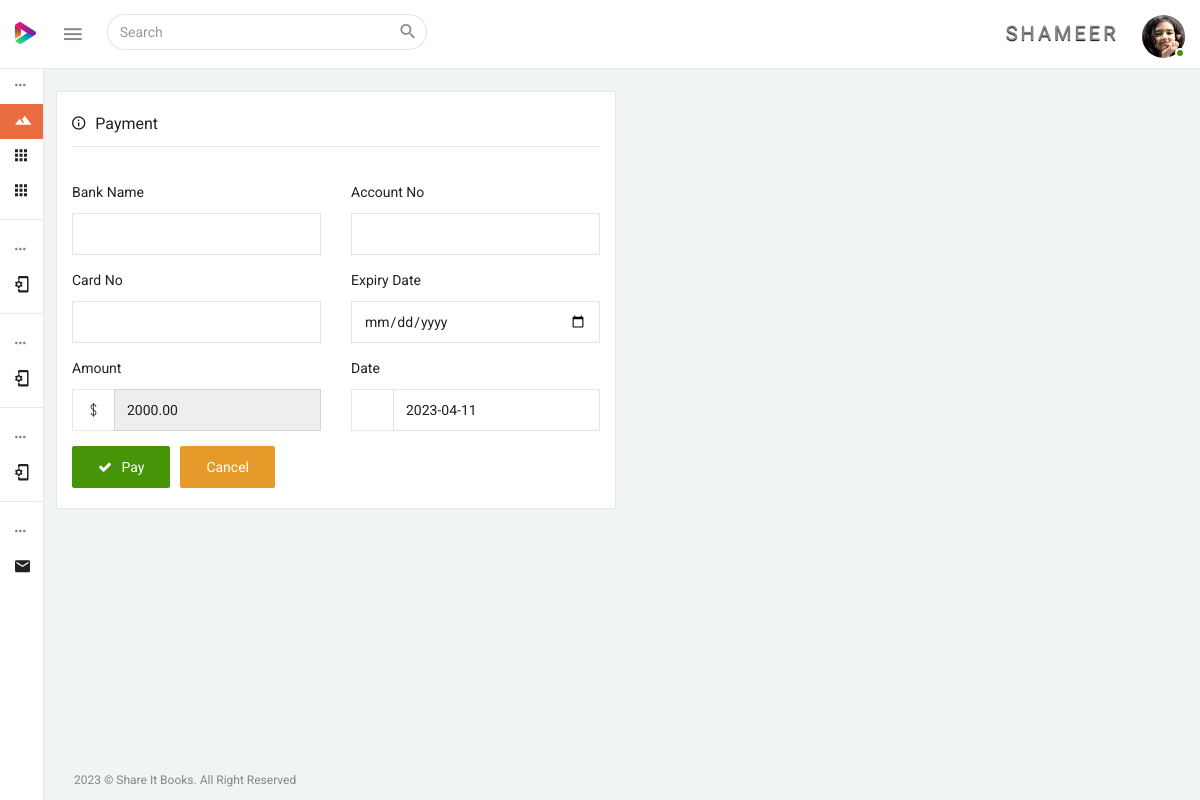
/user/search_books_view_payment.php?id=15 (signed in), run on the app's committed database.
### tables this page shows
CREATE TABLE IF NOT EXISTS `users` (
  `id` bigint(21) NOT NULL AUTO_INCREMENT,
  `user_id` varchar(255) DEFAULT NULL,
  `user_type` varchar(255) NOT NULL,
  `fname` varchar(255) DEFAULT NULL,
  `lname` varchar(255) DEFAULT NULL,
  `phone` varchar(15) DEFAULT NULL,
  `semail` text,
  `password` text,
  `status` tinyint(1) DEFAULT '1',
  `photo` text,
  `addrs` text NOT NULL,
  `age` varchar(200) NOT NULL,
  `sex` varchar(200) NOT NULL,
  `dprtmnt` varchar(200) NOT NULL,
  `semester` varchar(200) NOT NULL,
  PRIMARY KEY (`id`)
);

CREATE TABLE IF NOT EXISTS `books` (
  `id` bigint(21) NOT NULL AUTO_INCREMENT,
  `user_id` varchar(255) DEFAULT NULL,
  `product_name` varchar(255) DEFAULT NULL,
  `product_sub` varchar(255) DEFAULT NULL,
  `category` varchar(255) DEFAULT NULL,
  `qty` decimal(13,2) DEFAULT NULL,
  `price` decimal(13,2) DEFAULT NULL,
  `discount` decimal(13,2) DEFAULT NULL,
  `description` text,
  `photo_1` text NOT NULL,
  `photo_2` text NOT NULL,
  `pblsh` text NOT NULL,
  `pyr` text NOT NULL,
  `sname` varchar(200) NOT NULL,
  `cntno` varchar(200) NOT NULL,
  `email` varchar(200) NOT NULL,
  `addrs` text NOT NULL,
  `dprmnt` varchar(200) NOT NULL,
  `semester` varchar(200) NOT NULL,
  `date` date NOT NULL,
  PRIMARY KEY (`id`)
);

### user/search_books_view_payment.php (the view, shortened to what this page needs)
<?php
	include('../connect/db.php');
	$id=$_GET['id'];
	$result = $db->prepare("select * from books where id='$id'");
	$result->execute();
	for($i=0; $rows = $result->fetch(); $i++)
	{
		$price=$rows['price'];
	}
?>
 <!DOCTYPE html>
 <html lang="en">
 <head>
 	<?php include("include\css.php"); ?>
 </head>
 <body>
 	<div class="wrapper theme-1-active pimary-color-red">
 		<?php include("include\menu.php"); ?>
 		<?php include("include\leftmenu.php"); ?>
 		<div class="page-wrapper">
 			<div class="container-fluid pt-25">
 				<div class="row">
 					<div class="col-sm-6">
 						<div class="panel panel-default card-view">
 							<div class="panel-wrapper collapse in">
 								<div class="panel-body">
 									<div class="form-wrap">
 										<form action="actions/booking_prdt.php" method="get" enctype="multipart/form-data" autocomplete="off">
 											<h6 class="txt-dark capitalize-font"><i class="zmdi zmdi-info-outline mr-10"></i>Payment</h6>
 											<hr class="light-grey-hr" />
 											<div class="row">
 												<div class="col-md-6">
 													<div class="form-group">
 														<label class="control-label mb-10">Bank Name</label>
 														<input type="text" name="product_name" class="form-control" required pattern="[a-zA-Z1 _]{3,50}">
 													</div>
 												</div>
 												<div class="col-md-6">
 													<div class="form-group">
 														<label class="control-label mb-10">Account No</label>
 														<input type="text" name="product_sub" class="form-control"  maxlength="20" minlength="10" >
 													</div>
 												</div>
												<div class="col-md-6">
 													<div class="form-group">
 														<label class="control-label mb-10">Card No</label>
 														<input type="text" name="product_sub" class="form-control" maxlength="6" minlength="6" >
 													</div>
 												</div>
												<div class="col-md-6">
 													<div class="form-group">
 														<label class="control-label mb-10">Expiry Date</label>
 														<input type="date" name="product_sub" class="form-control" required min="<?php echo date("Y-m-d");?>">
 													</div>
 												</div>
 											</div>
 											<div class="row">
 												<div class="col-md-6">
 													<div class="form-group">
 														<label class="control-label mb-10">Amount</label>
 														<div class="input-group">
 															<div class="input-group-addon"><i class="ti-money"></i></div>
 															<input type="number" class="form-control" name="price" readonly value="<?php echo $price;?>">
 														</div>
 													</div>
 												</div>
 												<div class="col-md-6">
 													<div class="form-group">
 														<label class="control-label mb-10">Date</label>
 														<div class="input-group">
 															<div class="input-group-addon"><i class="ti-date"></i></div>
 															<input type="text" class="form-control" name="discount" value="<?php echo date("Y-m-d");?>">
 														</div>
 													</div>
 												</div>
 											</div>
 											<div class="form-actions">
 												<button class="btn btn-success btn-icon left-icon mr-10 pull-left"> <i class="fa fa-check"></i> <span>Pay</span></button>
 												<button type="button" class="btn btn-warning pull-left">Cancel</button>
 											</div>
 										</form>
 									</div>
 								</div>
 							</div>
 						</div>
 					</div>
 				</div>
 			</div>
 			<footer class="footer container-fluid pl-30 pr-30">
 				<div class="row">
 					<div class="col-sm-12">
 						<p>2023 &copy; Share It Books. All Right Reserved</p>
 					</div>
 				</div>
 			</footer>
 		</div>
 	</div>
 </body>
 </html>

### user/include/menu.php (shortened to what this page needs)
<?php
	$user_id=$_SESSION['SESS_CUSTOMER_ID'];
	$qry_user = $db->prepare("SELECT * FROM users WHERE user_id = '$user_id'");
	$qry_user->execute();
	$rows_user = $qry_user->fetch();
	$fname = $rows_user['fname'];
	$photo = $rows_user['photo'];
	?>
<nav class="navbar navbar-inverse navbar-fixed-top">
    <div class="mobile-only-brand pull-left">
        <div class="nav-header pull-left">
            <div class="logo-wrap">
                <a href="index.php">
                    <img class="brand-img" src="../admin/dist/img/logo.png" alt="brand"/>
                </a>
            </div>
        </div>
        <a id="toggle_nav_btn" class="toggle-left-nav-btn inline-block ml-20 pull-left" href="javascript:void(0);"><i class="zmdi zmdi-menu"></i></a>
        <form id="search_form" role="search" class="top-nav-search collapse pull-left">
            <div class="input-group">
                <input type="text" name="example-input1-group2" class="form-control" placeholder="Search">
                <span class="input-group-btn">
                <button type="button" class="btn  btn-default"  data-target="#search_form" data-toggle="collapse" aria-label="Close" aria-expanded="true"><i class="zmdi zmdi-search"></i></button>
                </span>
            </div>
        </form>
    </div>
    <div id="mobile_only_nav" class="mobile-only-nav pull-right">
      <ul class="nav navbar-right top-nav pull-right">
            <li class="dropdown auth-drp">
                <a href="#" class="dropdown-toggle pr-0" data-toggle="dropdown">
                <spam style="padding-right:20px; font-size:20px; text-shadow:0px 1px 1px black; letter-spacing:3px;"><?php echo $fname;?></spam> <img src="../photos/<?php echo $photo;?>" alt="user_auth" class="user-auth-img img-circle"/>
                <span class="user-online-status"></span></a>
            </li>
      </ul>
    </div>
</nav>

### data on the page
users: fname "SHAMEER", photo (picture)
books: price "2000.00"
